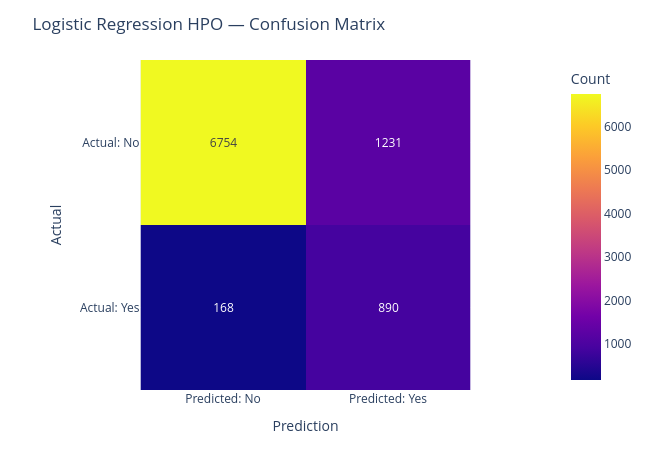

Notebook code for this chart:
### Code cell
# ============================================================
# CELL 20 — LOGISTIC HPO CONFUSION MATRIX
# ============================================================

cm = confusion_matrix(
    y_test,
    y_pred_logistic_hpo
)

fig = px.imshow(
    cm,
    text_auto=True,
    x=["Predicted: No", "Predicted: Yes"],
    y=["Actual: No", "Actual: Yes"],
    title="Logistic Regression HPO — Confusion Matrix",
    labels={
        "x": "Prediction",
        "y": "Actual",
        "color": "Count"
    }
)

fig.update_layout(
    width=650,
    height=450,
    margin=dict(
        l=60,
        r=30,
        t=60,
        b=60
    )
)

fig.show()

### Figure 1 — Plotly figure (JSON) as saved in the notebook; plotly's stock layout.template omitted (floating-point values rounded to 4 significant figures)
{"data": [{"coloraxis": "coloraxis", "hovertemplate": "Prediction: %{x}<br>Actual: %{y}<br>Count: %{z}<extra></extra>", "name": "0", "texttemplate": "%{z}", "type": "heatmap", "x": ["Predicted: No", "Predicted: Yes"], "xaxis": "x", "y": ["Actual: No", "Actual: Yes"], "yaxis": "y", "z": [[6754, 1231], [168, 890]]}], "layout": {"coloraxis": {"colorbar": {"title": {"text": "Count"}}, "colorscale": [[0, "#0d0887"], [0.1111, "#46039f"], [0.2222, "#7201a8"], [0.3333, "#9c179e"], [0.4444, "#bd3786"], [0.5556, "#d8576b"], [0.6667, "#ed7953"], [0.7778, "#fb9f3a"], [0.8889, "#fdca26"], [1, "#f0f921"]]}, "height": 450, "margin": {"b": 60, "l": 60, "r": 30, "t": 60}, "title": {"text": "Logistic Regression HPO — Confusion Matrix"}, "width": 650, "xaxis": {"anchor": "y", "constrain": "domain", "domain": [0, 1], "scaleanchor": "y", "title": {"text": "Prediction"}}, "yaxis": {"anchor": "x", "autorange": "reversed", "constrain": "domain", "domain": [0, 1], "title": {"text": "Actual"}}}}
